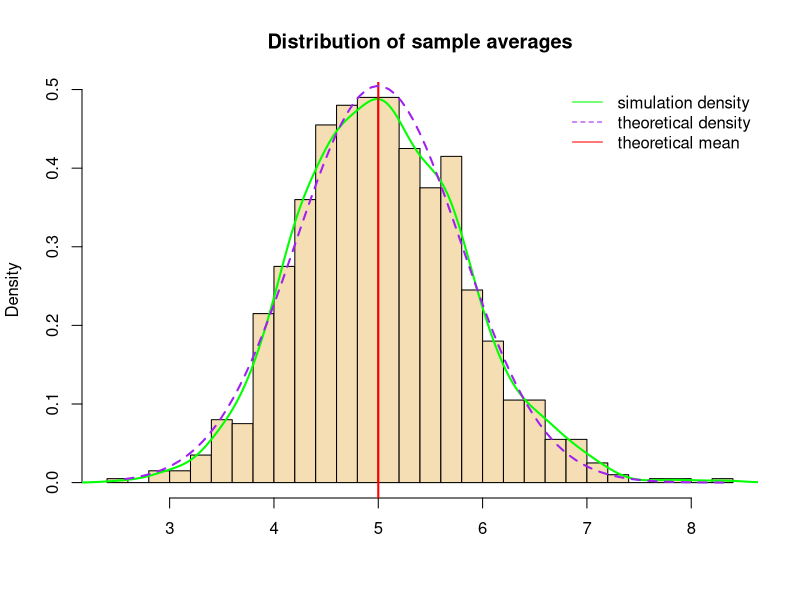
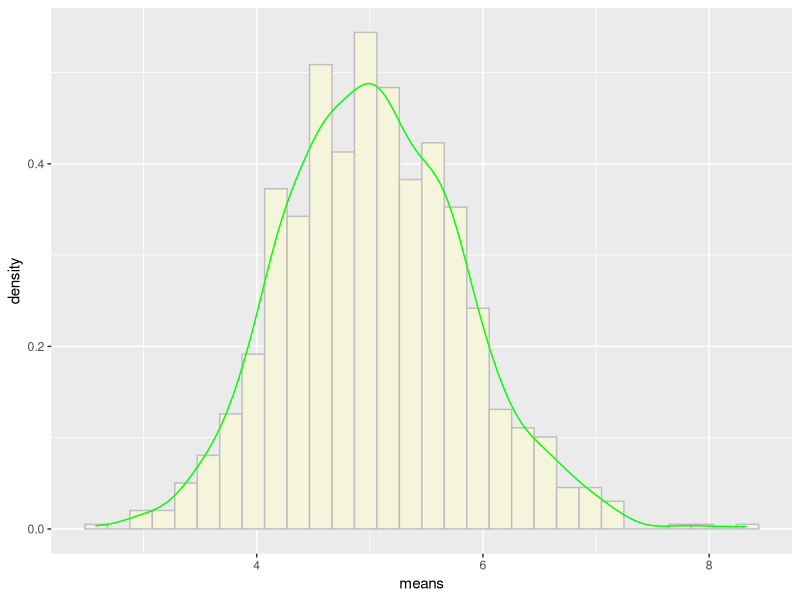
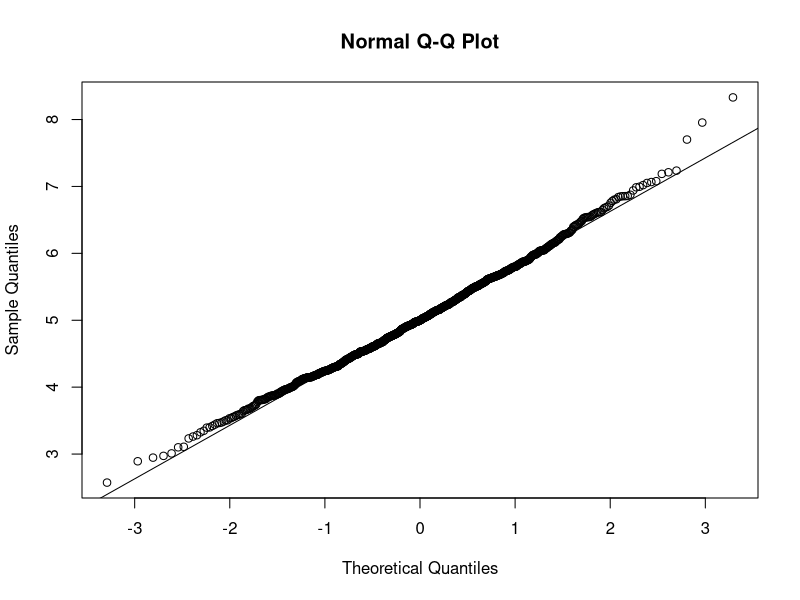

Here is the R script that generated these plots, in order:
## ---- chunk 1
require('knitr', quietly = TRUE)
## ---- chunk 2
sim <- 1000 #number of simulations
lambda <- 0.2 #lambda rate
n <- 40 #number of samples
m_exp <- 1/lambda #exponential mean
sd_exp <- 1/lambda #exponential standard deviation


set.seed(348) #seed for reporoducibility
dat_simulation <- matrix(rexp(n * sim, lambda), sim) #calculation
means <- rowMeans(dat_simulation) #simulation
## ---- chunk 3
sample_mean <- round(mean(means), 3)
print(paste("Sample mean:", sample_mean))
theor_mean <- m_exp
print(paste("Theoretical mean:", theor_mean))
## ---- chunk 4
sample_var <- round(var(means), 3)
print(paste("Sample variance:", sample_var))
theor_var <- (sd_exp)^2/n
print(paste("Theoretical variance:", theor_var))
## ---- chunk 5
hist(means, breaks = 25, probability = TRUE, xlab = "", main = "Distribution of sample averages", col = "wheat")
lines(density(means), col = "green", lwd = 2) #simulation sample averages 
abline(v=m_exp, col = "red", lwd = 2) #Theoretical center of distribution
#Theoretical density of sample averages
curve(dnorm(x, m_exp, sd_exp/sqrt(n)), min(means), max(means), add = TRUE, col = "purple", lty = 2, lwd = 2)
legend("topright", c("simulation density", "theoretical density","theoretical mean"),bty = "n", lty = c(1,2,1), col = c("green", "purple", "red"))

library(ggplot2)
data <- data.frame(means)
normal <- ggplot(data, aes(x = means)) + geom_histogram(aes(y = ..density..), col = "grey", fill = "beige") 
normal  + geom_density(col = "green") 


qqnorm(means)
qqline(means)
